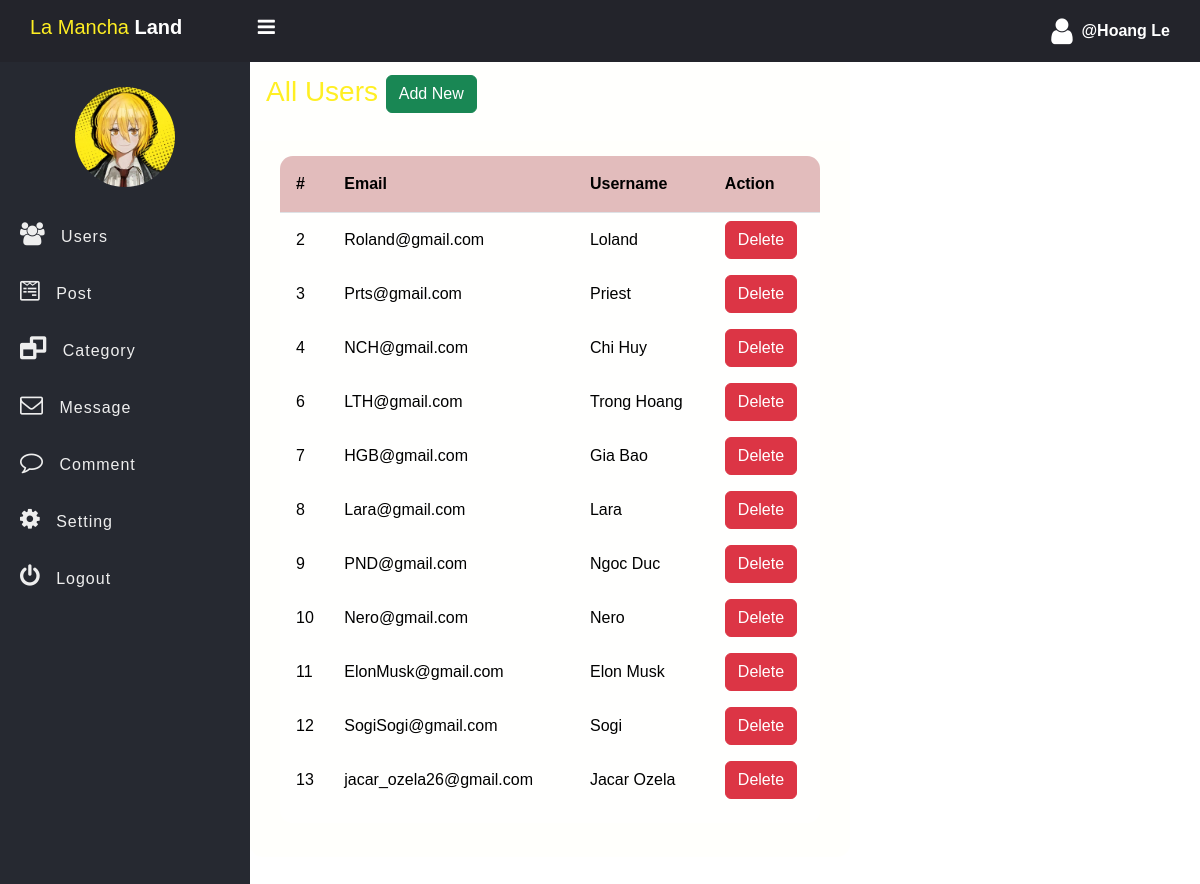
The app's page /admin/users.php (signed in) with its own data.
### tables this page shows
CREATE TABLE `users` (
  `id` int(11) NOT NULL,
  `email` varchar(255) NOT NULL,
  `username` varchar(255) NOT NULL,
  `password` varchar(255) NOT NULL
);

### admin/data/User.php (called while the page is built, shortened)
<?php
function getAll($conn){
    $sql = "SELECT id, email, username FROM users";
    $stmt = $conn->prepare($sql);
    $stmt->execute();
    if($stmt->rowCount() >= 1){
        $data = $stmt->fetchAll();
        return $data;
    }else{
        return 0;
    }
}
?>

### admin/users.php (the view, shortened to what this page needs)
<?php
if (isset($_SESSION['admin_id']) && isset($_SESSION['username'])) {
 ?>
<!DOCTYPE html>
<html>
<head>
	<link rel="stylesheet" href="https://stackpath.bootstrapcdn.com/font-awesome/4.7.0/css/font-awesome.min.css">
	<link rel="stylesheet" href="../css/side-bar.css">
    <link rel="stylesheet" href="../css/style.css">
    <link href="https://cdn.jsdelivr.net/npm/bootstrap@5.3.3/dist/css/bootstrap.min.css" rel="stylesheet">
</head>
<body>
    <?php
    include "inc/side-nav.php" ;
    include_once("data/User.php");
    include_once("../db_conn.php");
    $users = getAll($conn);
    ?>
    <div class="main-table">
        <h3 class=" All-user">All Users <a href="../signup.php" class="btn btn-success">Add New</a></h3>
        <?php if ($users !=0) { ?>
            <section class="table-body">
                <table class="table t1">
                    <thead>
                        <tr>
                            <th scope="col">#</th>
                            <th scope="col">Email</th>
                            <th scope="col">Username</th>
                            <th scope="col">Action</th>
                        </tr>
                    </thead>
                    <tbody>
                        <?php foreach ($users as $user) {?>
                        <tr>
                            <td scope="row"><?= $user['id'] ?></td>
                            <td><?= $user['email'] ?></td>
                            <td><?= $user['username'] ?></td>
                            <td>
                                <a href="user-delete.php?user_id=<?= $user['id'] ?>" class="btn btn-danger">Delete</a>
                            </td>
                        </tr>
                        <?php } ?>
                    </tbody>
                </table>
            </section>
        <?php }else{ ?>
            <div class="alert alert-warning">
                Empty!
            </div>
        <?php } ?>
    </div>
	    </div>
</body>
</html>
<?php
} else {
    header("Location: ../admin-login.php");
    exit;
}
?>

### css/side-bar.css (style rules this page uses)
* { padding: 0; margin: 0; box-sizing: border-box; font-family: arial, sans-serif; }

### css/style.css (style rules this page uses)
.All-user { color: #FFEF23; width: 100%; min-height: 10%; background-color: #fff4; padding: .8rem 1rem; }
.table-body { width: 90%; max-height: calc(87% - 1rem); margin: .9rem auto; background-color: #fffb; border-radius: .8rem; overflow: auto; }
.main-table { width: 80vw; height: 81vh; max-width: 600px; min-height: 582px; border-radius: .8rem; backdrop-filter: blur(7px); background-color: rgba(255, 255, 245, 0.292) !important; overflow: hidden; }
.t1 tbody, .t1 td { text-align: left; vertical-align: middle; border: none; background-color: transparent !important; }
th, td { padding-left: 1rem !important; }
thead th { position: sticky; top: 0; left: 0; padding-top: 1rem !important; padding-bottom: 1rem !important; background-color: #e2babaf7 !important; }

### records on screen
users: id "2", email "Roland@gmail.com", username "Loland"
users: id "3", email "Prts@gmail.com", username "Priest"
users: id "4", email "NCH@gmail.com", username "Chi Huy"
users: id "6", email "LTH@gmail.com", username "Trong Hoang"
users: id "7", email "HGB@gmail.com", username "Gia Bao"
users: id "8", email "Lara@gmail.com", username "Lara"
users: id "9", email "PND@gmail.com", username "Ngoc Duc"
users: id "10", email "Nero@gmail.com", username "Nero"
users: id "11", email "ElonMusk@gmail.com", username "Elon Musk"
users: id "12", email "SogiSogi@gmail.com", username "Sogi"
users: id "13", email "jacar_ozela26@gmail.com", username "Jacar Ozela"

### other values on screen
$_SESSION['username'] "Hoang Le"
